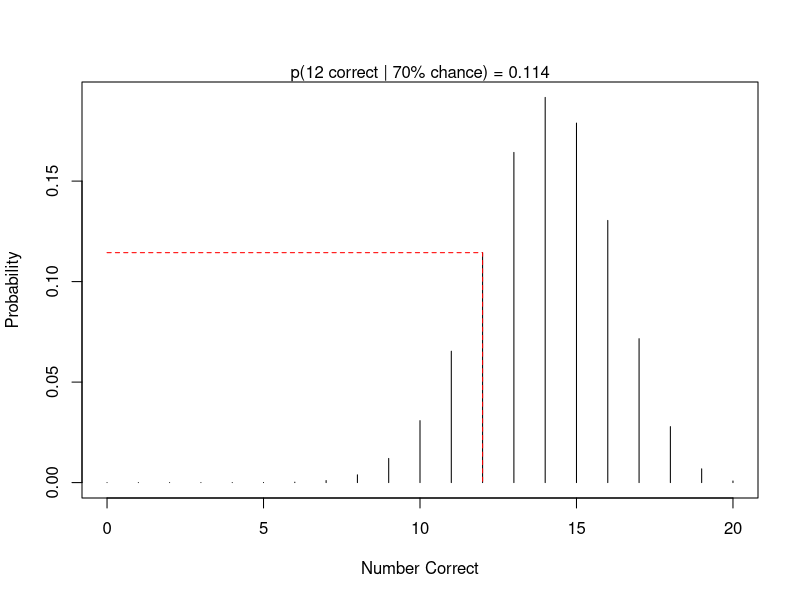
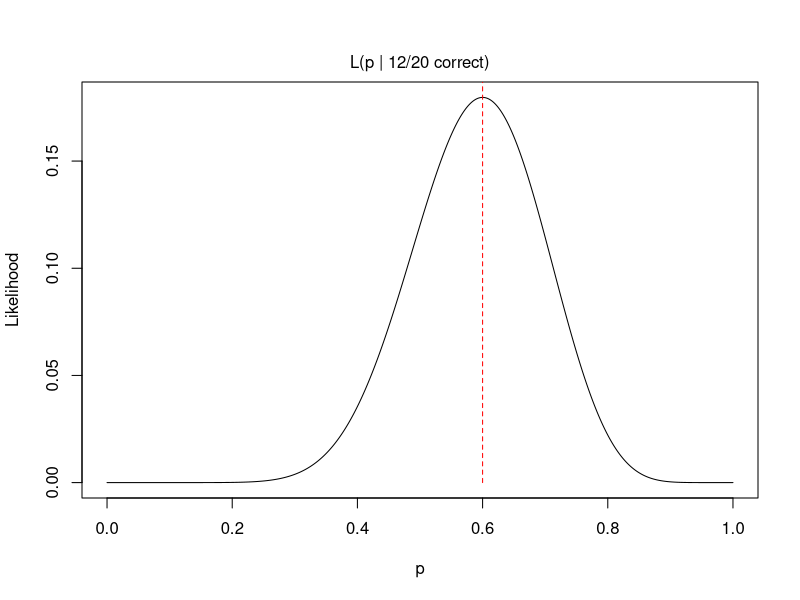
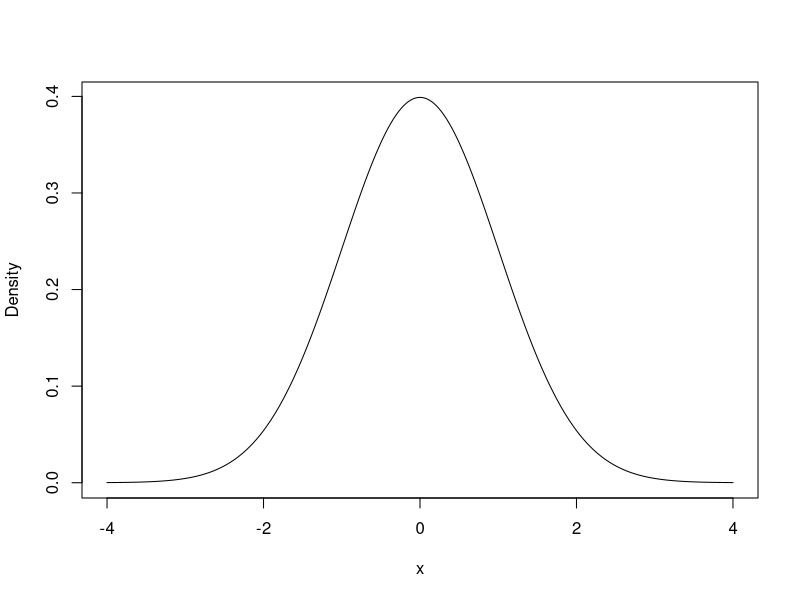
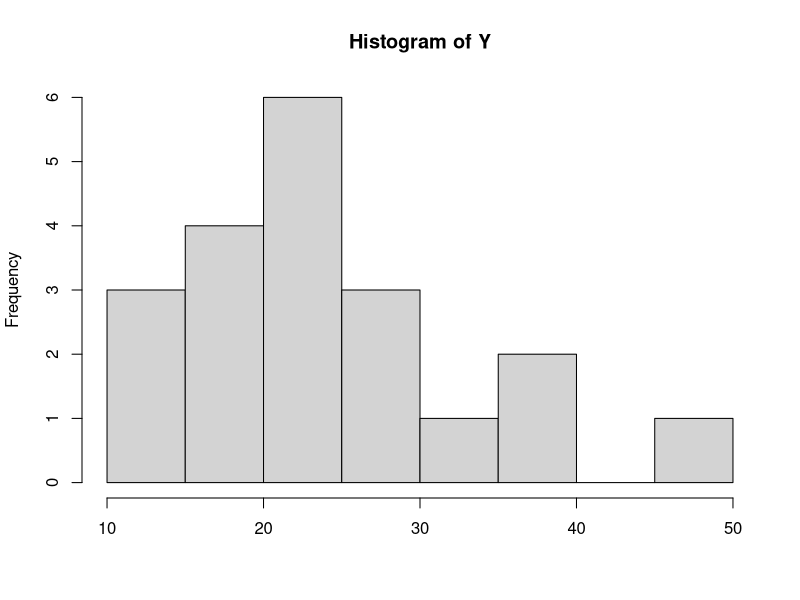
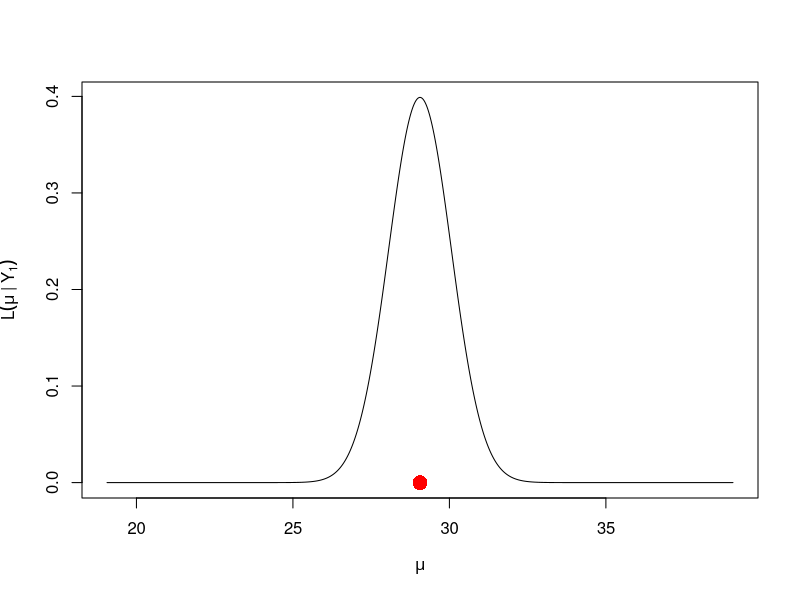
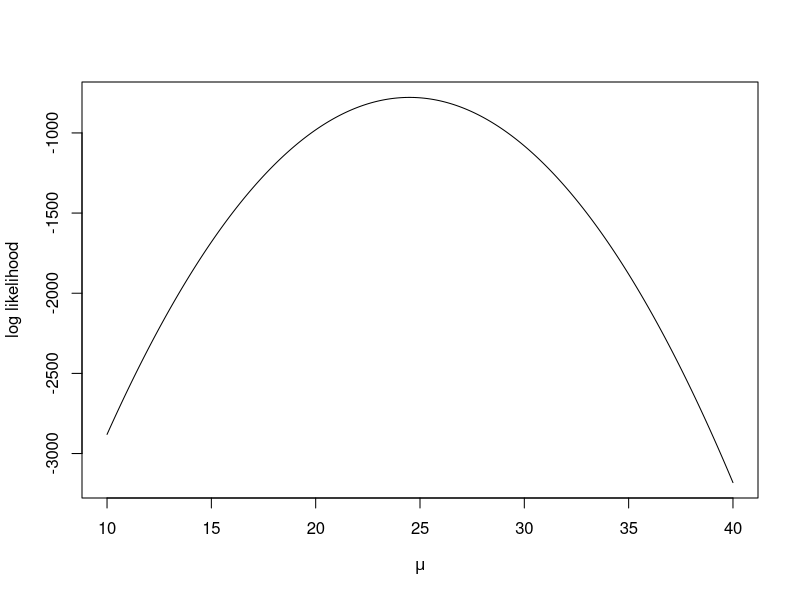
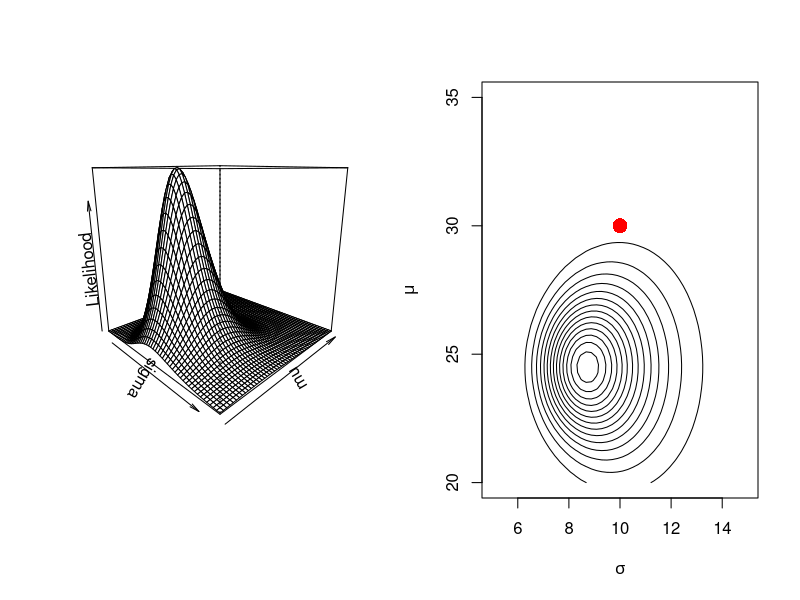
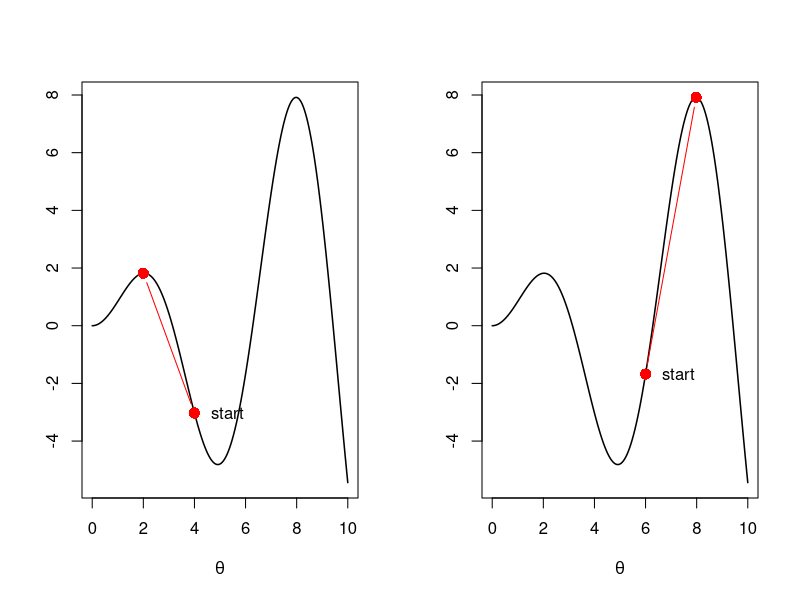

Here is the R script that generated these plots, in order:
## ---- chunk 1
knitr::opts_chunk$set(echo = FALSE)
## ---- chunk 2

plot(0:20, dbinom(0:20, size = 20, prob = .7), type='h', xlab="Number Correct", ylab="Probability")

prob_12 = dbinom(12, size = 20, prob = .7)

lines(c(0,12,12), c(prob_12, prob_12, 0), lty=2, col='red')

mtext(text = paste("p(12 correct | 70% chance) =", round(prob_12, 3)), side = 3)

## ---- chunk 3
dbinom(x = 12, size = 20, prob = 0.7)
## ---- chunk 4

theta = seq(0,1, .001)
plot(theta, dbinom(12, size = 20, prob = theta), type='l', xlab="p", ylab="Likelihood")

max_l = 12/20

lines(c(max_l,max_l), c(0, 1), lty=2, col='red')

mtext(text = "L(p | 12/20 correct)", side = 3, line=.5)

## ---- chunk 5

x = seq(-4,4, .001)
plot(x, dnorm(x), type='l', xlab="x", ylab="Density")

## ---- chunk 6
set.seed(2468)
Y = rnorm(20, 30, 10)
hist(Y, xlab='')
## ---- chunk 7

mu = seq(Y[1]-10, Y[1]+10, .001)

plot(mu, dnorm(Y[1], mean = mu, sd = 1), type = 'l', xlab=bquote(mu), ylab=bquote(L(mu~"|"~Y[1])))

points(x=Y[1], y = 0, col='red', pch=16, cex=2)

## ---- chunk 8

mu = seq(10, 40, .001)

ll_norm = function(y, mu, sigma){
  ll = 0
  for (i in y){
    ll = ll + dnorm(i, mean = mu, sd = sigma, log = T)
  }
  return(ll)
}

plot(mu, ll_norm(y=Y, mu = mu, sigma = 1), type='l', xlab=bquote(mu), ylab="log likelihood")

## ---- chunk 9

mu = seq(20, 35, length.out = 50)
sigma = seq(5, 15, length.out = 50)

ll_mat = matrix(NA, ncol = length(mu), nrow = length(sigma))

for (i in 1:length(sigma)){
  for (j in 1:length(mu)){
    ll_mat[i,j] = ll_norm(y=Y, mu = mu[j], sigma = sigma[i])
  }
}

par(mfrow=c(1,2))

persp(x = sigma, y = mu, z = exp(ll_mat), theta = 45, phi=15, zlab = "Likelihood")

contour(x = sigma, y = mu, z = exp(ll_mat), xlab=bquote(sigma), ylab=bquote(mu), nlevels = 15, drawlabels = F)
points(10, 30, col='red', pch=16, cex=2)

## ---- chunk 10
# rnorm generates (pseudo) random numbers from a normal distribution
set.seed(2468)
Y = rnorm(n = 20, mean = 30, sd = 10)
Y
## ---- chunk 11
ll_norm = function(theta, y){
  mu = theta[1]
  sigma = theta[2]
  ll = 0
  for (i in y){
    # dnorm returns the density of a normal for a particular value (x) mean and
    # standard deviation. Setting log = T gives us the LL
    ll = ll + dnorm(x = i, mean = mu, sd = sigma, log = T)
  }
  return(-ll) # note the negative
}
## ---- chunk 12

# starting values
theta = runif(n = 2, min = 1, max = 10)

# run the optimization
out = optim(par = theta, fn = ll_norm, y = Y)

# assess the parameter estimates
out$par

## ---- chunk 13

x = seq(from = 0, to = 10, by = .01)
y = sin(x)*x
plot(x, y, type="l", ylab='', xlab=bquote(theta), lwd=1.5)
points(x = c(2, 4), y = y[x %in% c(4, 2)], type="b", pch=16, cex=1.5, col='red')

text(x = 4, y = y[x %in% 4], labels = "start", adj=-.5)

## ---- chunk 14

x = seq(from = 0, to = 10, by = .01)
y = sin(x)*x
plot(x, y, type="l", ylab='', xlab=bquote(theta), lwd=1.5)
points(x = c(6, x[which(y==max(y))]), y = y[x %in% c(6, x[which(y==max(y))])], type="b", pch=16, cex=1.5, col='red')

text(x = 6, y = y[x %in% 6], labels = "start", adj=-.5)

## ---- chunk 15
theta = runif(n = 2, min = 1, max = 10)

out = optim(par = theta, fn = ll_norm, y = Y)
out2 = nlm(f = ll_norm, p = out$par, y = Y)
out3 = optim(par = out2$estimate, fn = ll_norm, y = Y)

# compare estimates
cbind(out$par, out2$estimate, out3$par)

## ---- chunk 16
ll_norm = function(theta, y){
  mu = theta[1]
  sigma = theta[2]
  ll = sum(mapply(y, FUN = function(x) dnorm(x = x, mean = mu, sd = sigma, log = T)))
  return(-ll)
}
